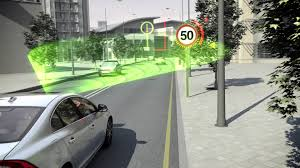
#> input picture tutorials/image.jpg, 300 x 168 px, found by its file name
$ python contrastBrightness.py
#> lines starting #> are read from the running program, lines starting #| are printed output that depends on the picture
import numpy as np
from cv2 import cv2

if __name__ == "__main__":
    image = cv2.imread("D:/camera-calibration/image.jpg")
#> image is the input picture: shape (168, 300, 3); mean B, G, R 128, 144.2, 137.1

    out = np.zeros(image.shape, image.dtype)
    alpha = 2.2 # Contrast control
    beta = 50    # Brightness control

    ### red, green, blue ###
    for y in range(image.shape[0]):
        for x in range(image.shape[1]):
            for c in range(image.shape[2]):
                out[y,x,c] = np.clip(alpha*image[y,x,c] + beta, 0, 255)
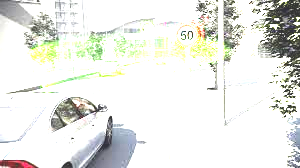
#> out: shape (168, 300, 3); mean B, G, R 229.3, 234, 232.8

    Image = 'Image'
    Out = 'Out'
    cv2.imshow(Image, image)
    cv2.imshow(Out, out)
    cv2.waitKey()
